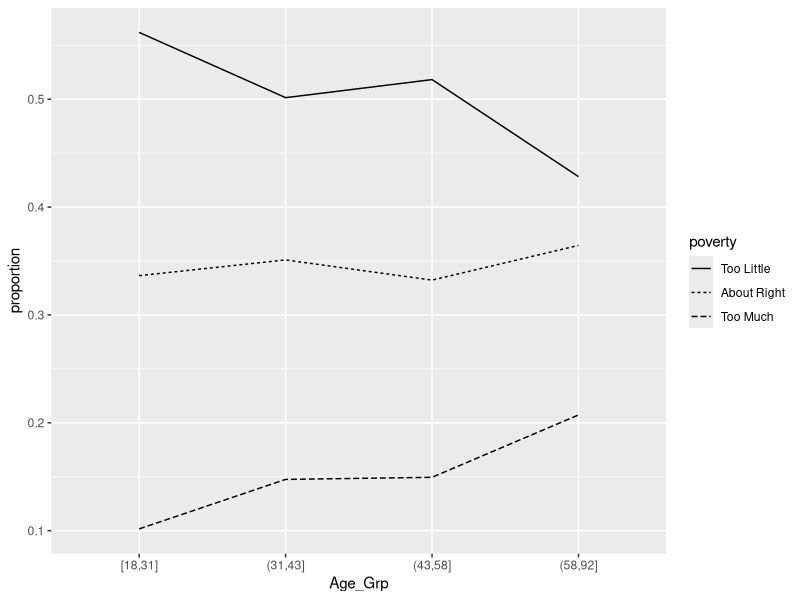

This figure's R source: (Note: this script raises an error after producing the figure.)
#MULTINOMIAL REGRESSION
install.packages("carData")
data(WVS, package = "carData")
summary(WVS)
library(ggplot2)
library(tidyr)
library(dplyr)
#a. 
#by Age group
Age_Grp=cut_number(WVS$age,4)
table(WVS$poverty, Age_Grp)
Plot_DF <- WVS %>% 
  mutate(Age_Grp=cut_number(age,4)) %>% 
  group_by(Age_Grp, poverty) %>% 
  summarise(count=n()) %>% group_by(Age_Grp) %>% 
  mutate(etotal=sum(count), proportion=count/etotal) 
Age_Plot <- ggplot(Plot_DF, aes(x=Age_Grp, y=proportion,
                                group=poverty, linetype=poverty))+ 
  geom_line()
Age_Plot
#by Country
table(WVS$poverty, WVS$country)
#interesting how Norway and Sweden, countries with heavily involved governments, nonetheless 
# mostly feel that it's too little

#b. fitting a proportional odds model. Use drop1()
library(MASS)
WVS$poverty_2 <- ordered(WVS$poverty, 
                         levels=c("Too Little","About Right","Too Much"))
head(WVS)
PropOdds_model <- polr(poverty_2 ~religion + degree +
                         country + age + gender ,data=WVS)
summary(PropOdds_model)
drop1(PropOdds_model, test="Chisq")
step(PropOdds_model)
# removing religion and degree from model, even though they may add a little value
PropOdds_final <- polr(poverty_2 ~
                         country + age + gender ,data=WVS)
summary(PropOdds_final)
# for country, Australia = baseline (alphabetical)
# for gender, female = baseline (alphabetical)

# c. interpret the values of the intercepts (theta j's)
# shifting the age for interpretation
PropOdds_final_shifted <- polr(poverty_2 ~
                                  country + I(age-min(age)) + gender ,data=WVS)
Summary <- summary(PropOdds_final_shifted)
Summary$coefficients[1,1]
# thera_too_little = 0.37 represents the threshold for an 18 year old to cross
# from the opinion that the gov't does "too little" to the opinion that the gov't 
# performs "About right" when it comes to poverty

# similarly, the 2.17 represents the threshold for an 18 yr old to go from 
# "About right" to "too much" .

## these values are like 'cut points' on the underlying/latent/assumed distribution

# d. Interpret value for country coefficients
Norway <- Summary$coefficients[1,1]
Sweden <- Summary$coefficients[2,1]
USA <- Summary$coefficients[3,1]
# probability of having the opinion "Too Much" in Norway vs Australia (baseline):
p_Norway <- exp(Norway)
p_Norway # (1-.76) = .24 odds of moving from too little/about right to too much decrease by .24 in norway vs australia

p_Sweden <- exp(Sweden)
p_Sweden # (1-.58) = .42 odds of moving from too little/about right to too much decrease by .42 in sweden vs australia 

p_USA <- exp(USA)
p_USA # 1.9x more likely to go from too little/about right to too much in USA vs australia.
